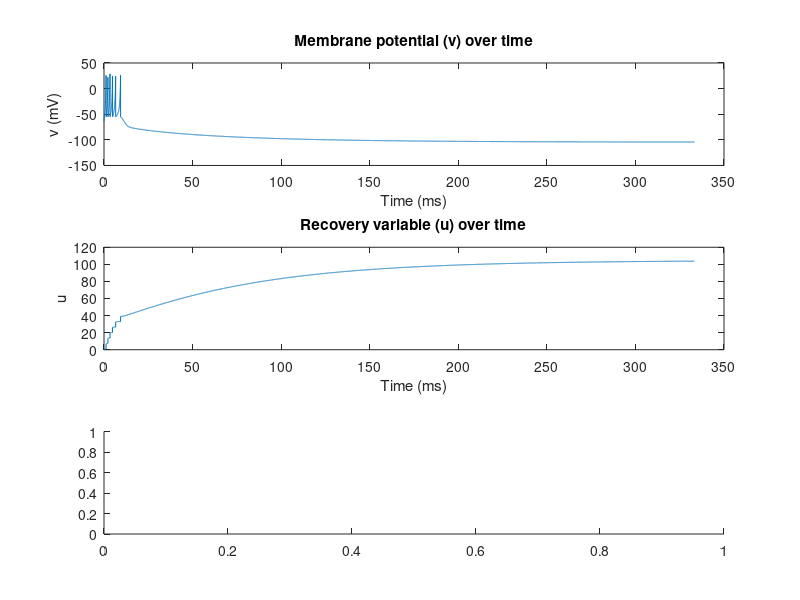

The MATLAB source for this figure: (Note: this script raises an error after producing the figure.)
tic

% Parameters of the Izhikevich model
a = 0.02;
b = -1;
c = -55;
d = 6;

% Simulation time parameters
T = 1*60*1000; % Total time in ms
dt = 1/30; % Time step in ms
n = T/dt; % Number of iterations

% External input current
I = 50; % Constant input current

% Initial conditions
v = -65; % Initial membrane potential
u = 0; % Initial recovery variable

% Preallocate vectors for speed
v_values = zeros(1, n);
u_values = zeros(1, n);

for t = 1:n
    % Update variables using Izhikevich model equations
    dv = 0.04 * v^2 + 5 * v + 140 - u + I;
    du = a * (b * v - u);
    
    v = v + dv * dt;
    u = u + du * dt;
    
    % Check for spike and apply reset conditions
    if v >= 30
        v = c;
        u = u + d;
    end
    
    % Store values for plotting
    v_values(t) = v;
    u_values(t) = u;
end

% Plot the results
figure;
subplot(3,1,1);
plot((0:1e4-1) * dt, v_values(1:1e4));
title('Membrane potential (v) over time');
xlabel('Time (ms)');
ylabel('v (mV)');

subplot(3,1,2);
plot((0:1e4-1) * dt, u_values(1:1e4));
title('Recovery variable (u) over time');
xlabel('Time (ms)');
ylabel('u');

subplot(3,1,3);
histogram(v_values)
title('v histogram');
xlabel('v (mV))');
ylabel('Counts');

toc